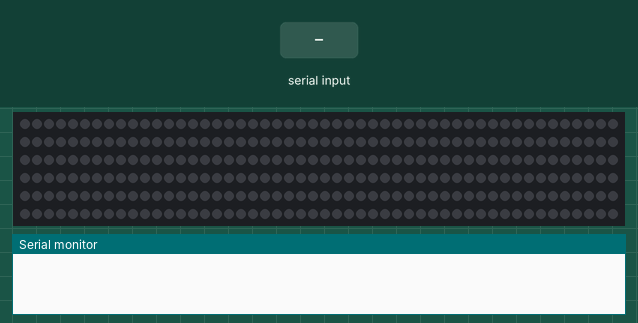
Simulated run of this sketch. Board: Arduino Uno, built with avr-gcc and run on an emulated ATmega328P. Shown: 300 RGB LEDs in strip order, left to right, continuing on the next row, the last lines printed to the serial monitor. The test bench sets the inputs (shaded band). Dim RGB values are drawn brighter than linear.

Above: at 1.2 s.
1.3 s: "R" received over Serial
At 2.2 s:
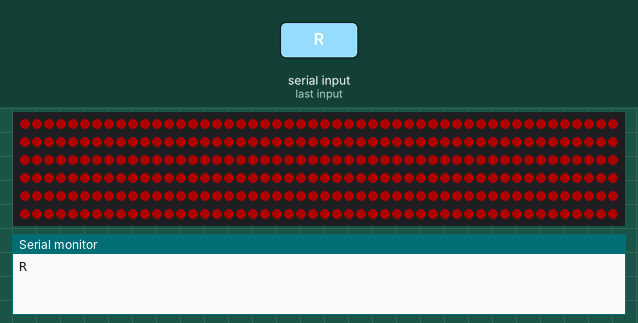
2.8 s: "G" received over the second serial link
At 3.3 s:
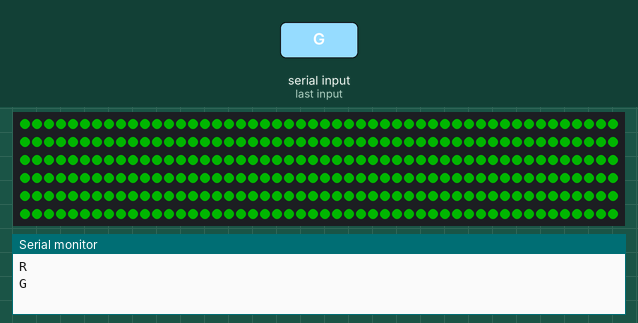
4.3 s: "B" received over Serial
At 5.5 s:
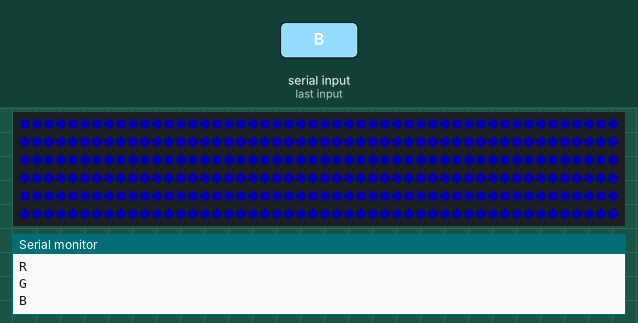
5.8 s: "W" received over the second serial link
At 6.7 s:
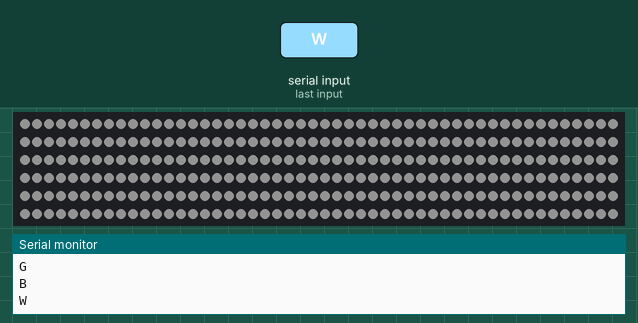
7.3 s: "P" received over Serial
At 7.9 s:
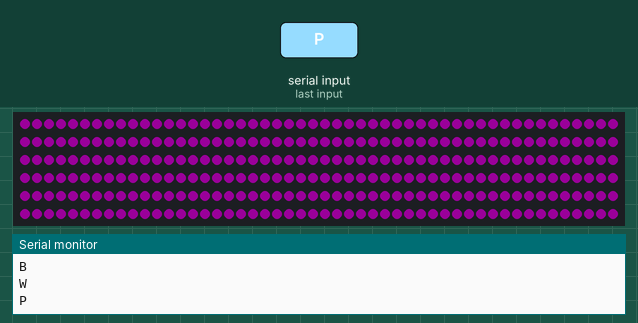
8.8 s: "C" received over the second serial link
At 10.2 s:
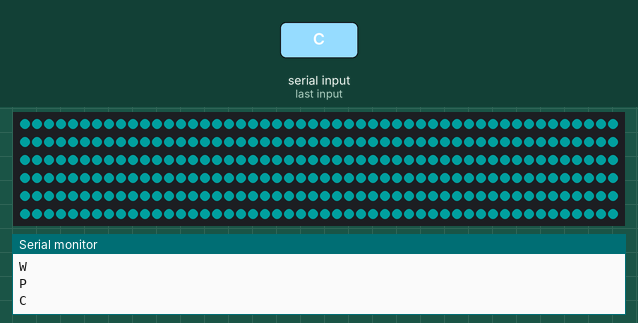
Timing chart, 0 to 11.3 s (numbered marks = the images above; inputs shaded):
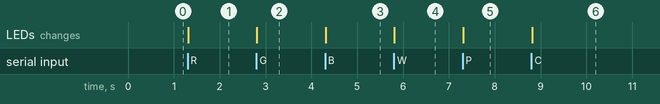

Measured:
- after the input at 1.3 s, the LEDs: change at once (image 1)
- after the input at 2.8 s, the LEDs: change at once (image 2)
- after the input at 4.3 s, the LEDs: change at once (image 3)
- after the input at 5.8 s, the LEDs: change at once (image 4)
- after the input at 7.3 s, the LEDs: change at once (image 5)
- after the input at 8.8 s, the LEDs: change at once (image 6)

The sketch:

BluetoothLedStripControl.ino
```cpp
#include <SoftwareSerial.h>
#include <FastLED.h>

#define TOTAL_LEDS 300
#define LED_DATA_PIN 8
#define LED_MODEL WS2812B
#define LED_COLOR_SCHEME GRB

#define MAX_POWER_VOLTS 5
#define MAX_POWER_MILLIAMPS 1000

#define BLUETOOTH_TX 2
#define BLUETOOTH_RX 3

SoftwareSerial bluetooth(BLUETOOTH_TX, BLUETOOTH_RX);

CRGB leds[TOTAL_LEDS];

String inputString = "";

void setup() {
  Serial.begin(9600);  //Start the serial monitor.
  bluetooth.begin(9600);
  digitalWrite(LED_BUILTIN, LOW);

  FastLED.addLeds<LED_MODEL, LED_DATA_PIN, LED_COLOR_SCHEME>(leds, TOTAL_LEDS);
  FastLED.setMaxPowerInVoltsAndMilliamps(MAX_POWER_VOLTS, MAX_POWER_MILLIAMPS);
  FastLED.clear();
  FastLED.show();
}

void loop() {
  if (Serial.available()) {
    char character = Serial.read();
    Serial.println(character);
    switch (character) {
      case 'R':
        setColorToStrip(CRGB::Red);
        break;
      case 'G':
        setColorToStrip(CRGB::Green);
        break;
      case 'B':
        setColorToStrip(CRGB::Blue);
        break;
      case 'W':
        setColorToStrip(CRGB::White);
        break;
      case 'P':
        setColorToStrip(CRGB::Purple);
        break;
      case 'C':
        setColorToStrip(CRGB::Cyan);
        break;
      case 'Y':
        setColorToStrip(CRGB::Yellow);
        break;
    }
    character = ' ';
  }

// Has more colors.
  if (bluetooth.available()) {
    char singleCharacter = bluetooth.read();
    //inputString += singleCharacter;
    Serial.println(singleCharacter);

    switch (singleCharacter) {
      case 'R':
        setColorToStrip(CRGB::Red);
        break;
      case 'G':
        setColorToStrip(CRGB::Green);
        break;
      case 'B':
        setColorToStrip(CRGB::Blue);
        break;
      case 'M':
        setColorToStrip(CRGB::Magenta);
        break;
      case 'W':
        setColorToStrip(CRGB::White);
        break;
      case 'V':
        setColorToStrip(CRGB::Violet);
        break;
      case 'P':
        setColorToStrip(CRGB::Purple);
        break;
      case 'C':
        setColorToStrip(CRGB::Cyan);
        break;
      case 'Y':
        setColorToStrip(CRGB::Yellow);
        break;
    }
    singleCharacter = ' ';
    //inputString = "";
  }
  //setColorThenShow();
}

//Function to set the selected color used as parameter.
void setColorToStrip(CRGB color) {
  for (int i = 0; i < TOTAL_LEDS; i++) {
    leds[i] = color;
  }
  FastLED.show();
}

// These are just different visualizations. Nothing much here.
void setColorFromBluetooth() {
  for (int i = 0; i < TOTAL_LEDS; i++) {
    leds[i] = CRGB::Magenta;
  }
  FastLED.show();
}

void setColorThenShow() {
  for (int i = 0; i < TOTAL_LEDS; i++) {
    leds[i] = CRGB::Magenta;
  }
  FastLED.show();
  delay(1000);
  for (int i = 0; i < TOTAL_LEDS; i++) {
    leds[i] = CRGB::Red;
  }
  FastLED.show();
  delay(1000);
  for (int i = 0; i < TOTAL_LEDS; i++) {
    leds[i] = CRGB::Blue;
  }
  FastLED.show();
  delay(1000);
}

void loopShow() {
  for (int i = 0; i < TOTAL_LEDS; i++) {
    leds[i] = CRGB(255, 0, 0);
    FastLED.show();
  }

  for (int i = TOTAL_LEDS - 1; i >= 0; i--) {
    leds[i] = CRGB(0, 255, 0);
    FastLED.show();
  }

  for (int i = 0; i < TOTAL_LEDS; i++) {
    leds[i] = CRGB(0, 0, 255);
    FastLED.show();
  }

  for (int i = TOTAL_LEDS - 1; i >= 0; i--) {
    leds[i] = CRGB::DarkMagenta;
    FastLED.show();
  }
}
```
